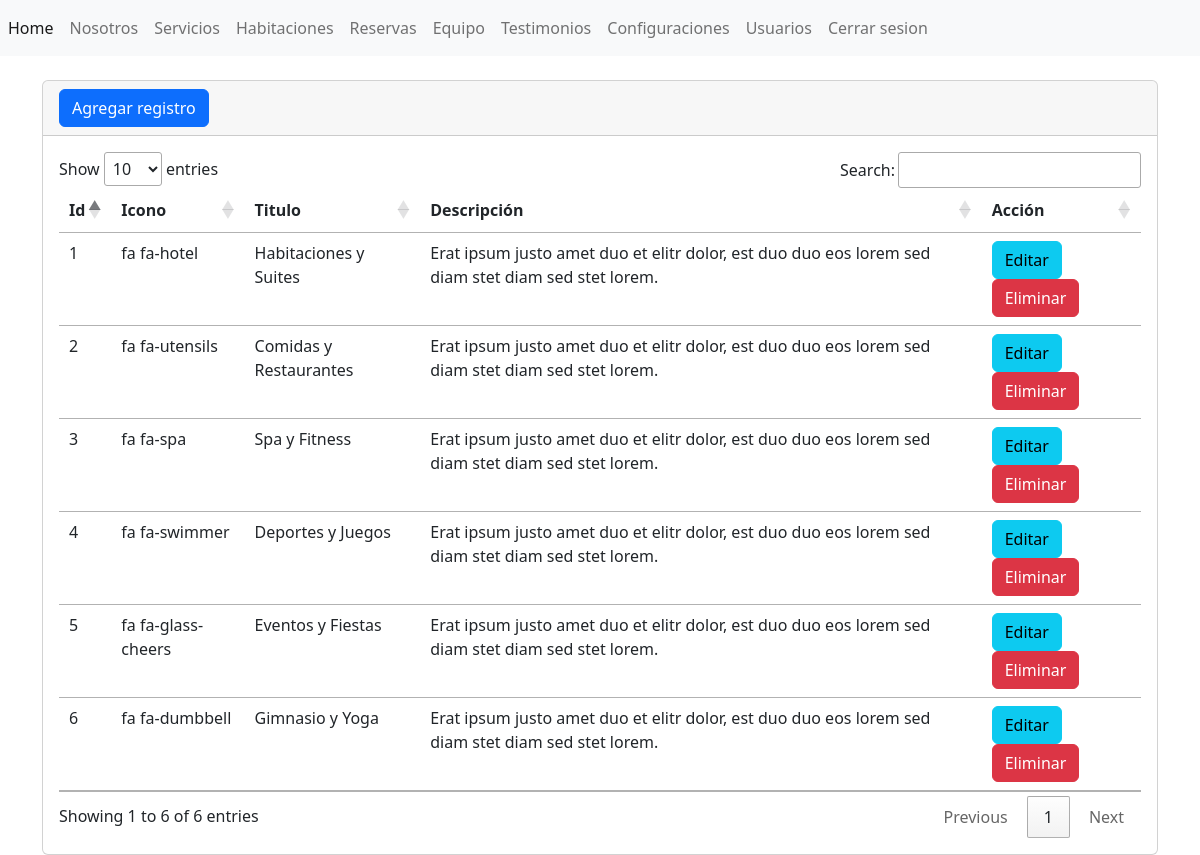
The app's page /admin/secciones/servicios/index.php (signed in) with its own data.
### tables this page shows
CREATE TABLE IF NOT EXISTS tbl_servicios (
  id INT AUTO_INCREMENT PRIMARY KEY,
  icono VARCHAR(255) NOT NULL,
  titulo VARCHAR(255) NOT NULL,
  descripcion TEXT NOT NULL
);

### admin/secciones/servicios/index.php (the view, shortened to what this page needs)
<?php include("../../bd.php");
    $sentencia= $conexion->prepare("SELECT * FROM `tbl_servicios`");
    $sentencia->execute();
    $lista_servicios=$sentencia->fetchAll(PDO::FETCH_ASSOC);
include("../../templates/header.php");?>
<div class="card">
    <div class="card-header">
        <a name="" id="" class="btn btn-primary" href="crear.php" role="button">Agregar registro</a>
    </div>
    <div class="card-body">
    <div class="table-responsive">
        <table class="table table">
            <thead>
                <tr>
                    <th scope="col">Id</th>
                    <th scope="col">Icono</th>
                    <th scope="col">Titulo</th>
                    <th scope="col">Descripción</th>
                    <th scope="col">Acción</th>
                </tr>
            </thead>
            <tbody>
                <?php foreach($lista_servicios as $registros){?>
                <tr class="">
                    <td><?php echo $registros['id'];?></td>
                    <td><?php echo $registros['icono'];?></td>
                    <td><?php echo $registros['titulo'];?></td>
                    <td><?php echo $registros['descripcion'];?></td>
                    <td>
                        <a name="" id="" class="btn btn-info" href="editar.php?txtid=<?php echo $registros['id']; ?> " role="button" role="button">Editar</a>
                        <a name="" id="" class="btn btn-danger" href="index.php?txtid=<?php echo $registros['id']; ?> " role="button">Eliminar</a>
                </td>
                </tr>
                <?php }?>
            </tbody>
        </table>
    </div>
    </div>
</div>
<?php include("../../templates/footer.php"); ?>

### records on screen
tbl_servicios: id "1", icono "fa fa-hotel", titulo "Habitaciones y Suites", descripcion "Erat ipsum justo amet duo et elitr dolor, est duo duo eos lorem sed diam stet diam sed stet lorem."
tbl_servicios: id "2", icono "fa fa-utensils", titulo "Comidas y Restaurantes", descripcion "Erat ipsum justo amet duo et elitr dolor, est duo duo eos lorem sed diam stet diam sed stet lorem."
tbl_servicios: id "3", icono "fa fa-spa", titulo "Spa y Fitness", descripcion "Erat ipsum justo amet duo et elitr dolor, est duo duo eos lorem sed diam stet diam sed stet lorem."
tbl_servicios: id "4", icono "fa fa-swimmer", titulo "Deportes y Juegos", descripcion "Erat ipsum justo amet duo et elitr dolor, est duo duo eos lorem sed diam stet diam sed stet lorem."
tbl_servicios: id "5", icono "fa fa-glass-cheers", titulo "Eventos y Fiestas", descripcion "Erat ipsum justo amet duo et elitr dolor, est duo duo eos lorem sed diam stet diam sed stet lorem."
tbl_servicios: id "6", icono "fa fa-dumbbell", titulo "Gimnasio y Yoga", descripcion "Erat ipsum justo amet duo et elitr dolor, est duo duo eos lorem sed diam stet diam sed stet lorem."
